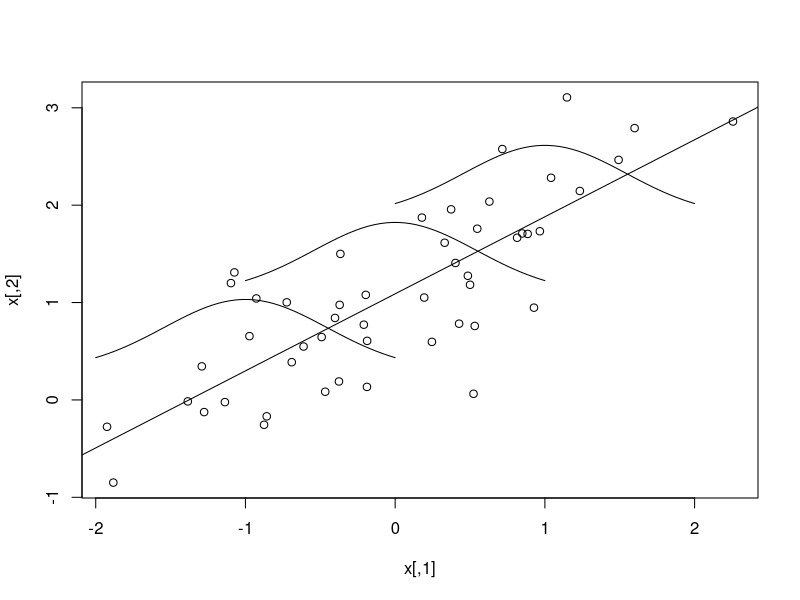

The R source for this figure:
 library(MASS)
 mu <- c(0,1)
 Sigma <- matrix(c(1,.8,.8,1), ncol=2)
 set.seed(123)
 x <- mvrnorm(50,mu,Sigma)
 dta <- data.frame(x=x[,1],y=x[,2])
 plot(x)
 
 fit <- lm(y~x, data=dta)
 sfit <- summary(fit)
 se <- sfit$sigma
 abline(fit)
 
 yhat <- predict(fit,data.frame(x=c(-1,0,1)),se.fit=TRUE)
 
 x1 <- seq(-2,0,length=50)
 x2 <- x1 + 1
 x3 <- x2 + 1
 lines(x1,yhat$fit[1]+dnorm(x1,-1,se))
 lines(x2,yhat$fit[2]+dnorm(x2,0,se))
 lines(x3,yhat$fit[3]+dnorm(x3,1,se))
